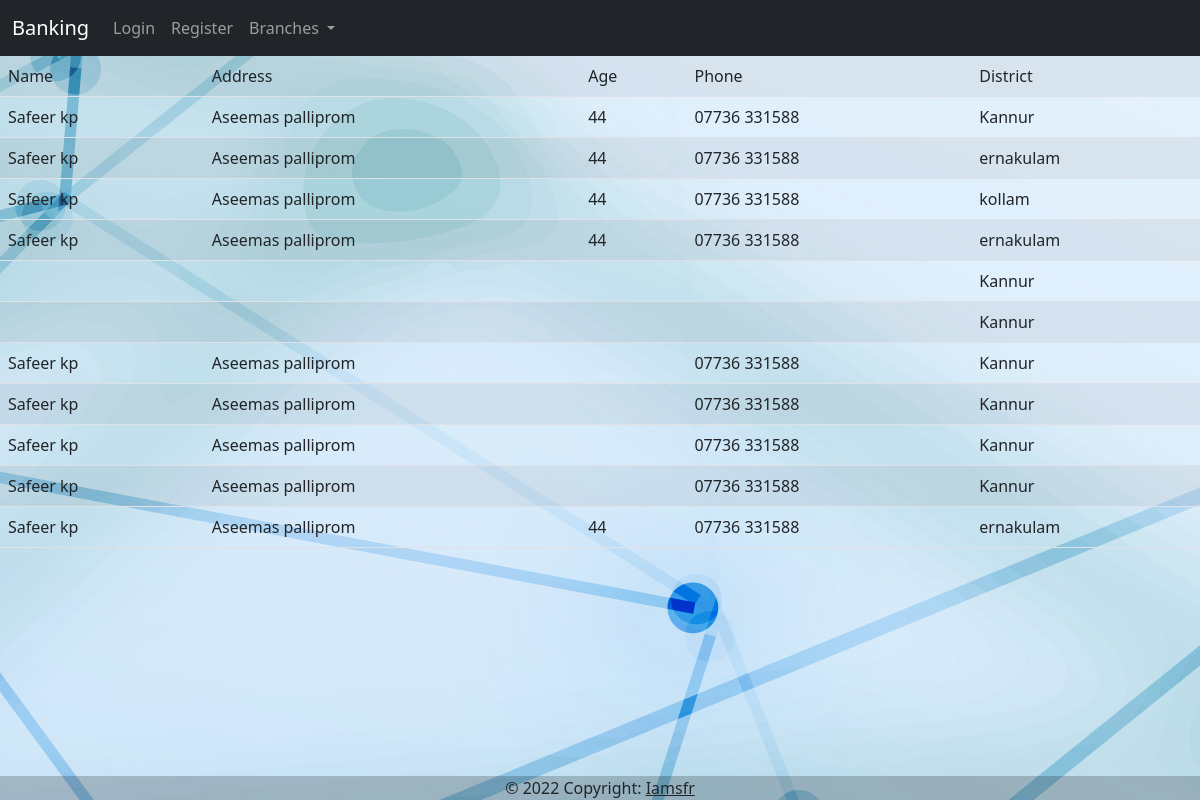
/viewform/ (signed in), run on an earlier commit of the app's database.
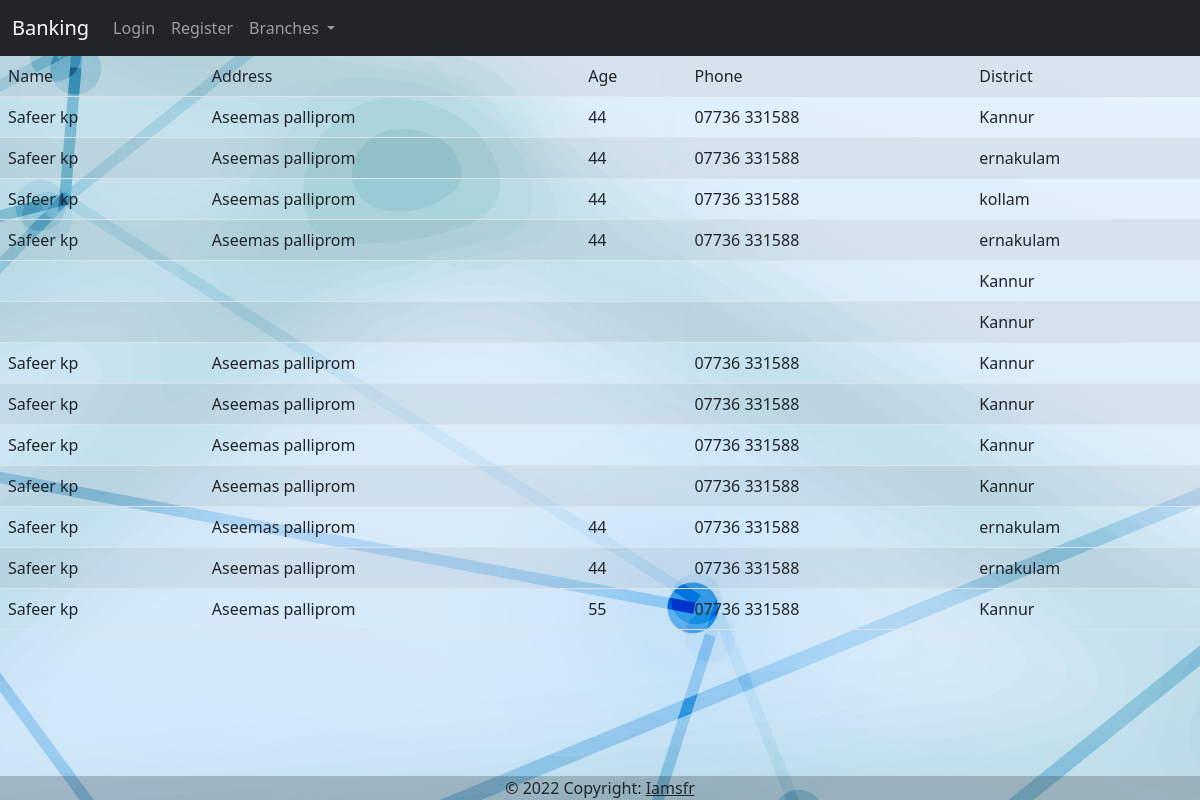
And on a later commit of the database.
### app/models.py (models this page shows)
class Form(models.Model):
    userid = models.ForeignKey(Register, related_name='userid',on_delete=models.CASCADE)
    name = models.CharField( max_length=50)
    address = models.CharField( max_length=50)
    age = models.CharField( max_length=50)
    email = models.CharField( max_length=50)
    gender = models.CharField( max_length=50,default='abc')
    district = models.ForeignKey(District,on_delete=models.CASCADE)
    branch = models.ForeignKey(Branch, on_delete=models.CASCADE)
    phone = models.CharField( max_length=50)
    account = models.CharField( max_length=50)

class District(models.Model):
    name = models.CharField(max_length=50)
    def __str__(self):
        return self.name

### app/views.py (the view)
# urls.py: path('viewform/',views.viewform,name='viewform'),
def viewform(request):
    userid = request.session['id']
    user = Form.objects.filter(userid=userid)
    return render(request,'viewform.html',{'user':user})

### templates/viewform.html
{% extends 'base.html' %}
{% block content %}
    <table class="table table-striped">
        <tr>
            <td>Name</td>
            <td>Address</td>
            <td>Age</td>
            <td>Phone</td>
            <td>District</td>
        </tr>
        {% for u in user %}
            <tr>
                <td>{{u.name}}</td>
                <td>{{u.address}}</td>
                <td>{{u.age}}</td>
                <td>{{u.phone}}</td>
                <td>{{u.district}}</td>
            </tr>
        {% endfor %}
    </table>
{% endblock content %}

### templates/base.html (shortened to what this page needs)
{% load static %}
<!doctype html>
<html lang="en">
  <head>
    <link href="https://cdn.jsdelivr.net/npm/bootstrap@5.2.3/dist/css/bootstrap.min.css" rel="stylesheet">
  </head>
  <body style="background-image:url('{% static '17973908.jpg' %}')">
    <nav class="navbar navbar-expand-lg navbar-dark bg-dark">
        <div class="container-fluid">
          <a class="navbar-brand" href="{% url 'home' %}">Banking</a>
          <div class="collapse navbar-collapse" id="navbarSupportedContent">
            <ul class="navbar-nav me-auto mb-2 mb-lg-0">
              {% if user.is_authenticated %}
              <li class="nav-item">
                <a class="nav-link " aria-current="page" href="{% url 'login' %}">Logout</a>
              </li>
              {% else %}
              <li class="nav-item">
                <a class="nav-link " aria-current="page" href="{% url 'login' %}">Login</a>
              </li>
              {% endif %}
              <li class="nav-item">
                <a class="nav-link" href="{% url 'register' %}">Register</a>
              </li>
              <li class="nav-item dropdown">
                <a class="nav-link dropdown-toggle" href="#" role="button" data-bs-toggle="dropdown" aria-expanded="false">
                  Branches
                </a>
              </li>
            </ul>
          </div>
        </div>
      </nav>
    {% block content %}{% endblock content %}
    <footer>
      <div class="footer fixed-bottom" style="background-color: rgba(0, 0, 0, 0.2); text-align: center" >
          © 2022 Copyright:
          <a class="text-dark" href>Iamsfr</a>
      </div>
  </footer>
  </body>
</html>

What changed in the data, as far as the page shows it:
added Form: name "Safeer kp", address "Aseemas palliprom", age "44", phone "07736 331588", district "ernakulam"
added Form: name "Safeer kp", address "Aseemas palliprom", age "55", phone "07736 331588", district "Kannur"
